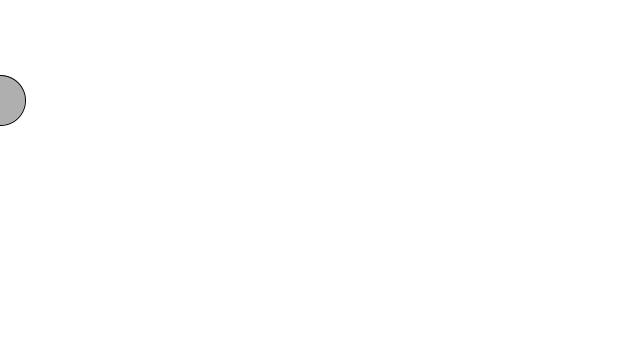
Frame 1 (no input)
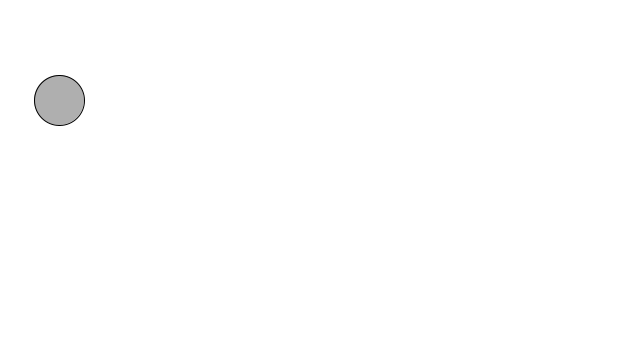
Frame 60 (the mouse pressed at the canvas centre just before this capture)
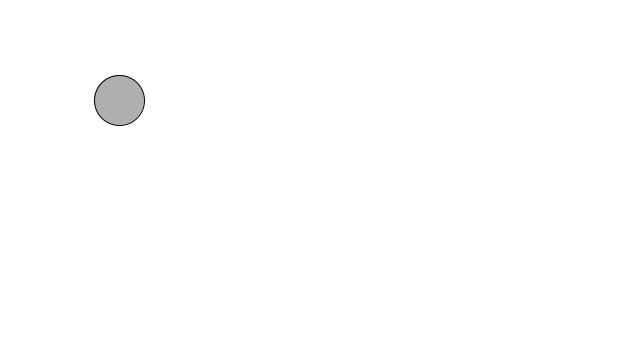
Frame 120 (the mouse held since frame 60 and released just before this capture)

The Processing sketch that drew these frames (run headless with seeded random() and noise(); from frame 60 on, the mouse is pressed at the canvas centre):

// Processing sketch: example_4_3_incrementingvar
// ── example_4_3_incrementingvar.pde
// Learning Processing
// Daniel Shiffman
// http://www.learningprocessing.com

// Example 4-3: Varying variables

// Declare and initialize two integer variables at the top of the code.
int circleX = 0;
int circleY = 100;

void setup() {
  size(640,360);
}

void draw() {
  background(255);
  stroke(0);
  fill(175);
  // Use the variables to specify the location of an ellipse.
  ellipse(circleX,circleY,50,50);
  
  // An assignment operation that increments the value of circleX by 1.
  circleX = circleX + 1;
}
